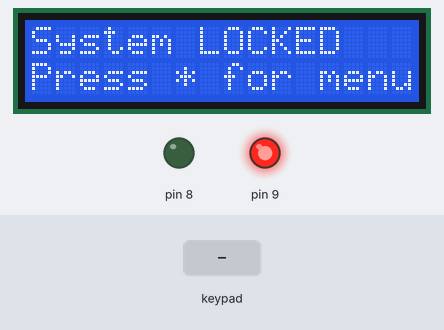
Simulated run of this program. Board: Arduino Mega 2560, built with avr-gcc and run on an emulated ATmega2560. Parts: 16×2 character LCD, output pins drawn as LEDs (lit = HIGH). Inputs (shaded band) come from the test bench.

Above: at 3.2 s.
3.3 s: key '*' pressed
At 4.5 s:
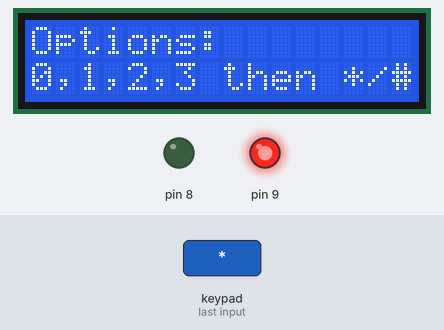
4.8 s: keypad keys 1 3 1 2 1 1 1 0 # pressed 0.4 s apart
At 5.0 s:
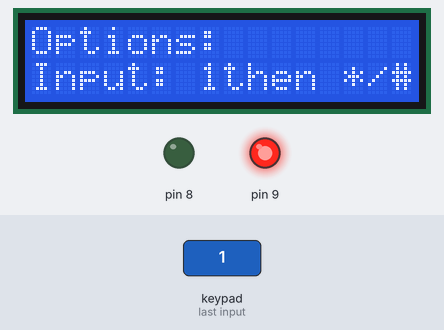
At 9.4 s:
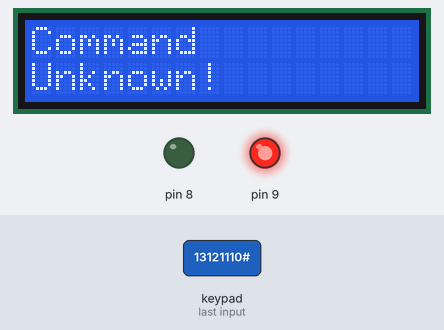
Timing chart, 0 to 10.9 s (numbered marks = the images above; inputs shaded):
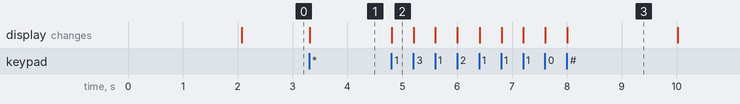

Measured:
- after the input at 3.3 s, the display: changes at once (image 1)
- after the input at 4.8 s, the display: changes at once (image 2)

The program:

main.cpp
```cpp
#include <Arduino.h>
#include <LiquidCrystal.h>
#include <Keypad.h>
#include "config.h"
#include "led/LEDController.h"
#include "display/DisplayController.h"
#include "security_system/SecuritySystem.h"
#include "command_handler/CommandHandler.h"

LiquidCrystal lcd(LCD_RS, LCD_E, LCD_D4, LCD_D5, LCD_D6, LCD_D7);

char keys[KEYPAD_ROWS][KEYPAD_COLS] = {
    {'1', '2', '3', 'A'},
    {'4', '5', '6', 'B'},
    {'7', '8', '9', 'C'},
    {'*', '0', '#', 'D'}
};

byte rowPins[KEYPAD_ROWS] = {A3, A2, A1, A0};
byte colPins[KEYPAD_COLS] = {13, 12, 11, 10};
Keypad keypad = Keypad(makeKeymap(keys), rowPins, colPins, KEYPAD_ROWS, KEYPAD_COLS);

LEDController ledController(LED_LOCKED, LED_UNLOCKED);
DisplayController displayController(&lcd);
SecuritySystem securitySystem(&ledController, &displayController);
CommandHandler commandHandler(&securitySystem, &displayController);

void setup() {
    displayController.init();

    securitySystem.init();

    displayController.showWelcome();
    delay(2000);
    displayController.showMainScreen(securitySystem.isSystemLocked());
}

void loop() {
    char key = keypad.getKey();
    if (key) {
        commandHandler.handleKeyPress(key);
    }
}
```

CommandHandler.cpp
```cpp
#include "command_handler/CommandHandler.h"

CommandHandler::CommandHandler(SecuritySystem* secSys, DisplayController* dispCtrl)
    : securitySystem(secSys), displayController(dispCtrl), commandState(0) {}

void CommandHandler::resetCommand() {
    commandState = 0;
    inputBuffer = "";
    command = "";
    param1 = "";
    param2 = "";
}

void CommandHandler::handleKeyPress(char key) {
    if (key == '*') {
        handleAsterisk();
    } else if (key == '#') {
        handleHash();
    } else {
        handleRegularKey(key);
    }
}

void CommandHandler::handleAsterisk() {
    if (commandState == 0) {
        commandState = 1;
        inputBuffer = "";
        command = "";
        param1 = "";
        param2 = "";
        displayController->showMenuOptions(1, "");
    } else if (commandState == 1) {
        command = inputBuffer;
        inputBuffer = "";
        commandState = 2;
        displayController->showMenuOptions(2, command);
    } else if (commandState == 2) {
        param1 = inputBuffer;
        inputBuffer = "";
        commandState = 3;
        displayController->showMenuOptions(3, command);
    }
}

void CommandHandler::handleHash() {
    if (commandState > 0) {
        if (commandState == 1) {
            command = inputBuffer;
        } else if (commandState == 2) {
            param1 = inputBuffer;
        } else if (commandState == 3) {
            param2 = inputBuffer;
        }

        executeCommand();
        resetCommand();
        delay(2000);
        displayController->showMainScreen(securitySystem->isSystemLocked());
    }
}

void CommandHandler::handleRegularKey(char key) {
    if (commandState > 0) {
        inputBuffer += key;
        bool hideChars = ((command == "1" || command == "2") && commandState >= 2);
        displayController->showInput(inputBuffer, hideChars);
    }
}

void CommandHandler::executeCommand() {
    if (command == "0") {
        securitySystem->lockSystem();
    } else if (command == "1") {
        securitySystem->unlockSystem(param1);
    } else if (command == "2") {
        securitySystem->changePassword(param1, param2);
    } else if (command == "3") {
        securitySystem->showStatus();
    } else {
        displayController->showCommandResult("Command", "Unknown!");
    }
}
```

CommandHandler.h
```cpp
#ifndef COMMAND_HANDLER_H
#define COMMAND_HANDLER_H

#include <Arduino.h>
#include "security_system/SecuritySystem.h"
#include "display/DisplayController.h"

class CommandHandler {
private:
    SecuritySystem* securitySystem;
    DisplayController* displayController;
    String inputBuffer;
    int commandState;
    String command;
    String param1;
    String param2;

    void resetCommand();

public:
    CommandHandler(SecuritySystem* secSys, DisplayController* dispCtrl);
    void handleKeyPress(char key);
    void handleAsterisk();
    void handleHash();
    void handleRegularKey(char key);
    void executeCommand();
};

#endif
```

DisplayController.cpp
```cpp
#include "display/DisplayController.h"

DisplayController::DisplayController(LiquidCrystal* lcd) : lcd(lcd) {}

void DisplayController::init() {
    lcd->begin(16, 2);
}

void DisplayController::clear() {
    lcd->clear();
}

void DisplayController::showWelcome() {
    clear();

    lcd->print("System locked");
    lcd->setCursor(0, 1);
    lcd->print("Press * for menu");
}

void DisplayController::showMainScreen(bool isLocked) {
    clear();

    if (isLocked) {
        lcd->print("System LOCKED");
    } else {
        lcd->print("System UNLOCKED");
    }

    lcd->setCursor(0, 1);
    lcd->print("Press * for menu");
}

void DisplayController::showMenuOptions(int state, String command) {
    clear();

    if (state == 1) {
        lcd->print("Options:");
        lcd->setCursor(0, 1);
        lcd->print("0,1,2,3 then */#");
    } else if (state == 2) {
        if (command == "1") {
            lcd->print("Enter password");
            lcd->setCursor(0, 1);
            lcd->print("then press #");
        } else if (command == "2") {
            lcd->print("Old password");
            lcd->setCursor(0, 1);
            lcd->print("then press *");
        } else {
            lcd->print("Command: " + command);
            lcd->setCursor(0, 1);
            lcd->print("Press #");
        }
    } else if (state == 3) {
        if (command == "2") {
            lcd->print("New password");
            lcd->setCursor(0, 1);
            lcd->print("then press #");
        }
    }
}

void DisplayController::showInput(String input, bool hideChars) {
    lcd->setCursor(0, 1);
    lcd->print("Input: ");

    if (hideChars) {
        for (unsigned int i = 0; i < input.length(); i++) {
            lcd->print("*");
        }
    } else {
        lcd->print(input);
    }
}

void DisplayController::showCommandResult(String line1, String line2) {
    clear();

    lcd->print(line1);
    lcd->setCursor(0, 1);
    lcd->print(line2);
}
```

DisplayController.h
```cpp
#ifndef DISPLAY_CONTROLLER_H
#define DISPLAY_CONTROLLER_H

#include <LiquidCrystal.h>
#include <Arduino.h>

class DisplayController {
private:
    LiquidCrystal* lcd;

public:
    DisplayController(LiquidCrystal* lcd);
    void init();
    void clear();
    void showWelcome();
    void showMainScreen(bool isLocked);
    void showMenuOptions(int state, String command);
    void showInput(String input, bool hideChars);
    void showCommandResult(String line1, String line2);
};

#endif
```

LEDController.cpp
```cpp
#include "LEDController.h"

LEDController::LEDController(int lockedPin, int unlockedPin)
    : lockedPin(lockedPin), unlockedPin(unlockedPin) {}

void LEDController::init() {
    pinMode(lockedPin, OUTPUT);
    pinMode(unlockedPin, OUTPUT);
}

void LEDController::setLocked() {
    digitalWrite(lockedPin, HIGH);
    digitalWrite(unlockedPin, LOW);
}

void LEDController::setUnlocked() {
    digitalWrite(lockedPin, LOW);
    digitalWrite(unlockedPin, HIGH);
}
```

LEDController.h
```cpp
#ifndef LED_CONTROLLER_H
#define LED_CONTROLLER_H

#include <Arduino.h>

class LEDController {
private:
    int lockedPin;
    int unlockedPin;

public:
    LEDController(int lockedPin, int unlockedPin);
    void init();
    void setLocked();
    void setUnlocked();
};

#endif
```

SecuritySystem.cpp
```cpp
#include "../security_system/SecuritySystem.h"

#include "../config.h"

SecuritySystem::SecuritySystem(LEDController* ledCtrl, DisplayController* dispCtrl)
    : ledController(ledCtrl), displayController(dispCtrl),
      currentPassword(DEFAULT_PASSWORD), isLocked(true) {}

void SecuritySystem::init() {
    ledController->init();
    ledController->setLocked();
}

bool SecuritySystem::isSystemLocked() {
    return isLocked;
}

void SecuritySystem::lockSystem() {
    isLocked = true;
    ledController->setLocked();
    displayController->showCommandResult("Locked!", "System secured");
}

void SecuritySystem::unlockSystem(String password) {
    if (password == currentPassword) {
        isLocked = false;
        ledController->setUnlocked();
        displayController->showCommandResult("Unlocked!", "Access granted");
    } else {
        displayController->showCommandResult("Error!", "Wrong password");
    }
}

void SecuritySystem::changePassword(String oldPassword, String newPassword) {
    if (isLocked) {
        displayController->showCommandResult("Access denied!", "Unlock system");
        return;
    }

    if (oldPassword != currentPassword) {
        displayController->showCommandResult("Error!", "Wrong old password");
        return;
    }

    if (newPassword.length() < MIN_PASSWORD_LENGTH) {
        displayController->showCommandResult("Error!", "Min 4 characters");
        return;
    }

    currentPassword = newPassword;
    displayController->showCommandResult("Success!", "Password changed");
}

void SecuritySystem::showStatus() {
    if (isLocked) {
        displayController->showCommandResult("Status: LOCKED", "Red LED is ON");
    } else {
        displayController->showCommandResult("Status: OPEN", "Green LED is ON");
    }
}
```

SecuritySystem.h
```cpp
#ifndef SECURITY_SYSTEM_H
#define SECURITY_SYSTEM_H

#include <Arduino.h>
#include "led/LEDController.h"
#include "display/DisplayController.h"

class SecuritySystem {
private:
    String currentPassword;
    bool isLocked;
    LEDController* ledController;
    DisplayController* displayController;

public:
    SecuritySystem(LEDController* ledCtrl, DisplayController* dispCtrl);
    void init();
    bool isSystemLocked();
    void lockSystem();
    void unlockSystem(String password);
    void changePassword(String oldPassword, String newPassword);
    void showStatus();
};

#endif
```

config.h
```cpp
#ifndef CONFIG_H
#define CONFIG_H

// LCD Pins
#define LCD_RS 7
#define LCD_E 6
#define LCD_D4 5
#define LCD_D5 4
#define LCD_D6 3
#define LCD_D7 2

// LED Pins
#define LED_LOCKED 9    // Red LED
#define LED_UNLOCKED 8  // Green LED

// Keypad Configuration
#define KEYPAD_ROWS 4
#define KEYPAD_COLS 4

// Password Settings
#define MIN_PASSWORD_LENGTH 4
#define DEFAULT_PASSWORD "1234"

#endif
```
